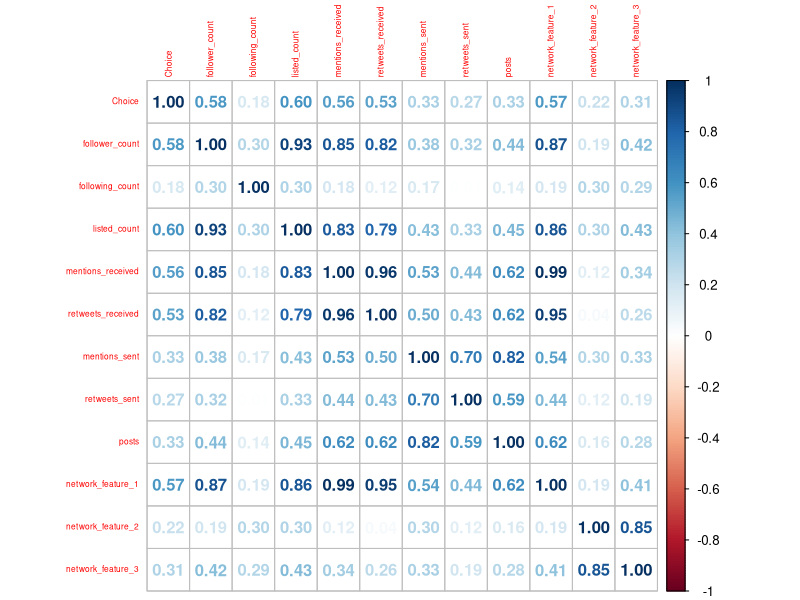

Recreate this plot in R.
Winedata = read.csv("mod.csv")
library(ggplot2)
#install.packages("gridExtra")
library (gridExtra)
#install.packages("plyr")
library(plyr)
library(corrplot)


head(Winedata)

summary(Winedata)

str(Winedata)



#sapply(2:12, function(x) sd(Winedata[,x]))

correlationMatrix=cor(Winedata, use="complete.obs", method="pearson")
corrplot(correlationMatrix, method = 'number', tl.cex = 0.5)
